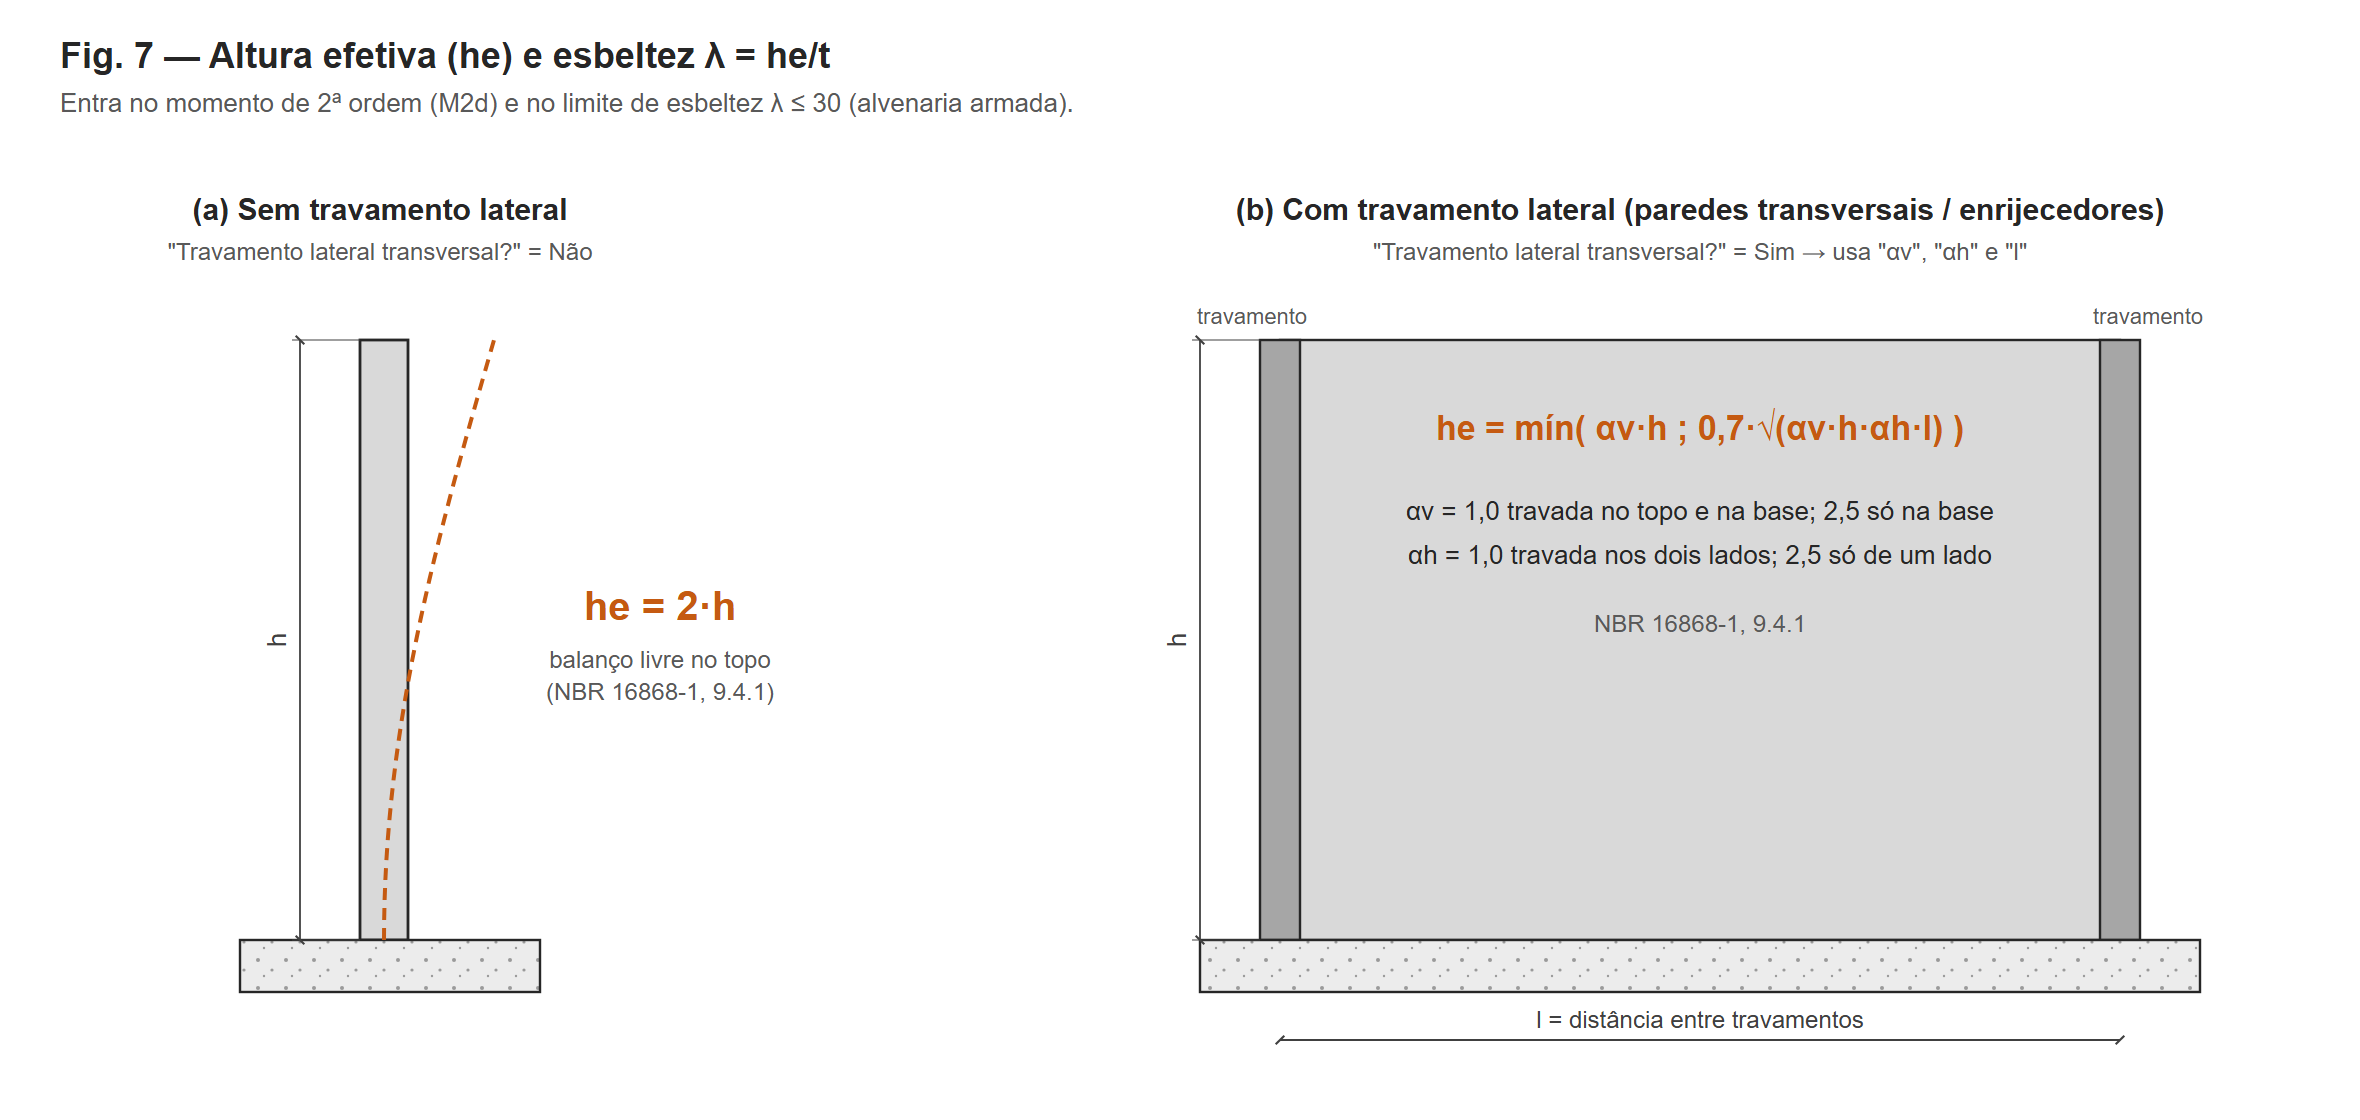

This figure's Python source:
from figlib import SVG, C
W, H = 1180, 560
s = SVG(W, H)
s.text(30, 34, 'Fig. 7 — Altura efetiva (he) e esbeltez λ = he/t', size=18, anchor='start', weight='bold')
s.text(30, 56, 'Entra no momento de 2ª ordem (M2d) e no limite de esbeltez λ ≤ 30 (alvenaria armada).', size=13, anchor='start', color=C['note'])
# (a) sem travamento lateral: balanço livre no topo
x, yb, hpx = 180, 470, 300
s.text(x + 10, 110, '(a) Sem travamento lateral', size=15, weight='bold')
s.text(x + 10, 130, '"Travamento lateral transversal?" = Não', size=12, color=C['note'])
s.rect(x, yb - hpx, 24, hpx, fill=C['blockfill'], stroke=C['line'], sw=1.4)
s.rect(x - 60, yb, 150, 26, fill='url(#conc)', stroke=C['line'])
# deformada de flambagem equivalente (balanço → 2h)
pts = [(x + 12 + 70 * (1 - __import__('math').cos(3.14159 / 2 * (1 - (yb - y) / hpx * 0 - (yb - y) / hpx * 1 + 1 - 1))) * 0, y) for y in range(int(yb - hpx), yb + 1, 10)]
import math
dpts = [(x + 12 + 55 * (1 - math.cos(math.pi / 2 * (yb - y) / hpx)), y) for y in range(yb, int(yb - hpx) - 1, -10)]
s.pline(dpts, stroke=C['load'], sw=2, extra='stroke-dasharray="6,4"')
s.dim_v(x - 30, yb - hpx, yb, 'h', side=-1, ext_from=(x, x), size=13)
s.text(x + 150, yb - hpx / 2 - 10, 'he = 2·h', size=20, weight='bold', color=C['load'])
s.text(x + 150, yb - hpx / 2 + 14, 'balanço livre no topo', size=12, color=C['note'])
s.text(x + 150, yb - hpx / 2 + 30, '(NBR 16868-1, 9.4.1)', size=12, color=C['note'])
# (b) com travamento lateral
x2, w2 = 640, 420
s.text(x2 + w2 / 2, 110, '(b) Com travamento lateral (paredes transversais / enrijecedores)', size=15, weight='bold')
s.text(x2 + w2 / 2, 130, '"Travamento lateral transversal?" = Sim → usa "αv", "αh" e "l"', size=12, color=C['note'])
s.rect(x2, yb - hpx, w2, hpx, fill=C['blockfill'], stroke=C['line'], sw=1.2)
for xx in (x2, x2 + w2):
    s.rect(xx - 10, yb - hpx, 20, hpx, fill='#a6a6a6', stroke=C['line'], sw=1.2)
s.text(x2 - 14, yb - hpx - 8, 'travamento', size=11, color=C['note'], anchor='middle')
s.text(x2 + w2 + 14, yb - hpx - 8, 'travamento', size=11, color=C['note'], anchor='middle')
s.rect(x2 - 40, yb, w2 + 80, 26, fill='url(#conc)', stroke=C['line'])
s.dim_h(x2, x2 + w2, yb + 50, 'l = distância entre travamentos', size=12)
s.dim_v(x2 - 40, yb - hpx, yb, 'h', side=-1, ext_from=(x2 - 10, x2 - 10), size=13)
s.text(x2 + w2 / 2, yb - hpx + 50, 'he = mín( αv·h ;  0,7·√(αv·h·αh·l) )', size=17, weight='bold', color=C['load'])
s.text(x2 + w2 / 2, yb - hpx + 90, 'αv = 1,0 travada no topo e na base;  2,5 só na base', size=13)
s.text(x2 + w2 / 2, yb - hpx + 112, 'αh = 1,0 travada nos dois lados;  2,5 só de um lado', size=13)
s.text(x2 + w2 / 2, yb - hpx + 146, 'NBR 16868-1, 9.4.1', size=12, color=C['note'])
s.save('fig07_he.svg'); print('ok')
